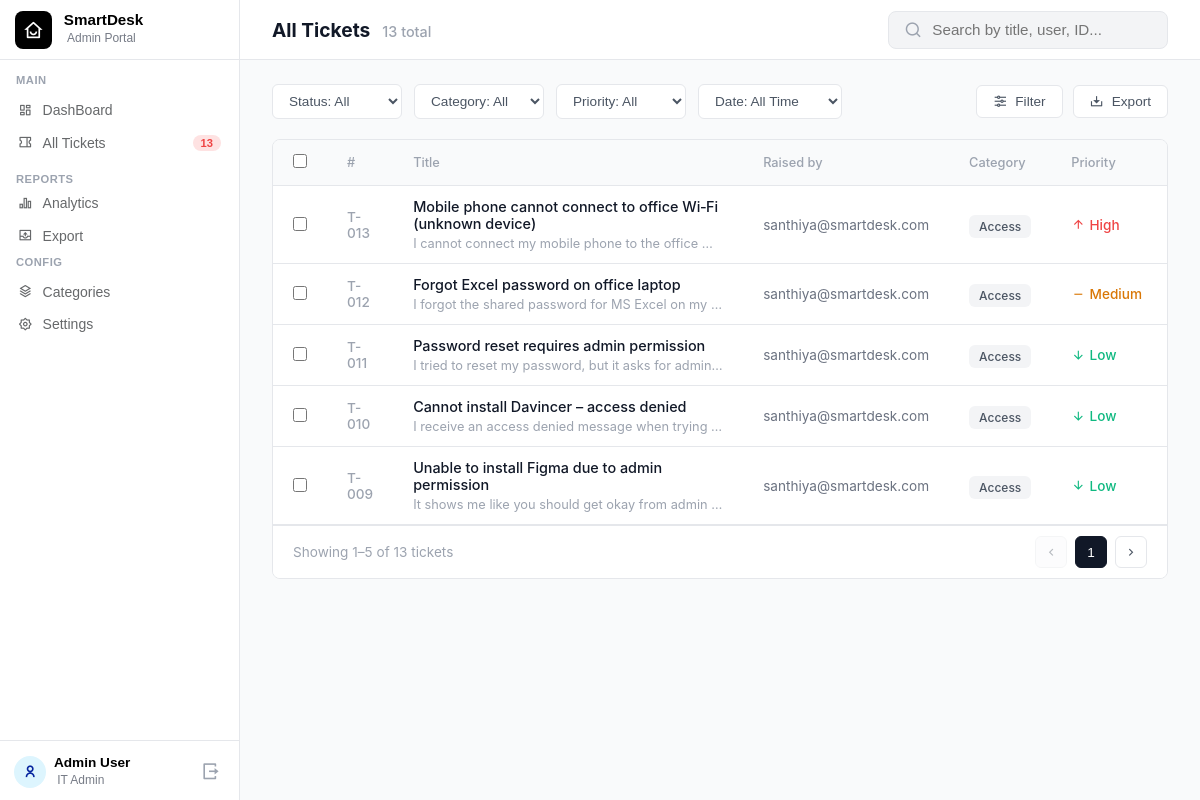
/mytickeadminside (signed in), run on an earlier commit of the app's database.
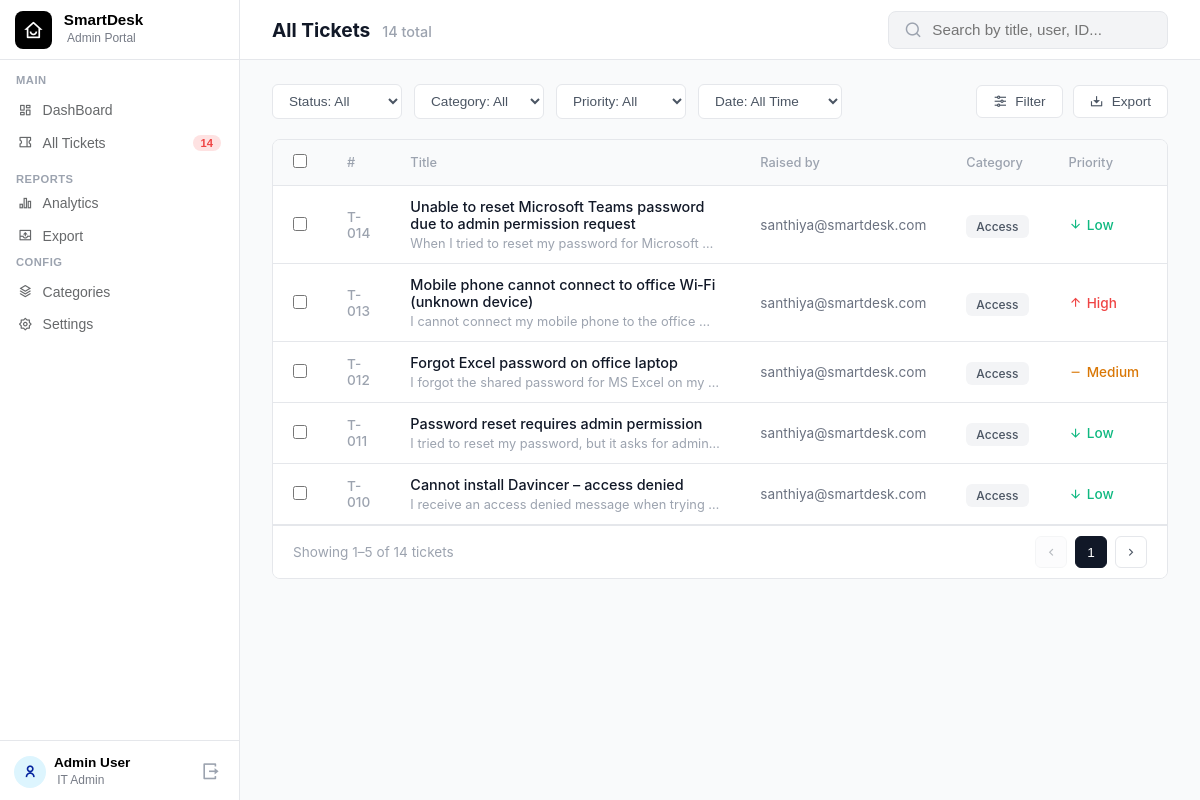
And on a later commit of the database.
### main.py (models this page shows)
class Ticket(db.Model):
    id = db.Column(db.Integer, primary_key=True)
    email = db.Column(db.String(100), nullable=False)
    title = db.Column(db.String(200), nullable=False)
    description = db.Column(db.Text, nullable=False)
    category = db.Column(db.String(50), nullable=False)
    priority = db.Column(db.String(20), nullable=False)
    status = db.Column(db.String(20), nullable=False, default='Open')
    created_at = db.Column(db.DateTime, default=datetime.now)
    proceeding_started = db.Column(db.DateTime, nullable=True)
    resolved_at = db.Column(db.DateTime, nullable=True)
    session_id = db.Column(db.String(100), nullable=True)

### main.py (the view, shortened to what this page needs)
@app.route('/mytickeadminside')
def myticketadminside():
    if session.get('role') != 'admin':
        return redirect(url_for('admin_login'))
    status_filter = request.args.get('status', 'All')
    category_filter = request.args.get('category', 'All')
    priority_filter = request.args.get('priority', 'All')
    date_filter = request.args.get('date', 'All')
    query = Ticket.query
    if status_filter != 'All':
        query = query.filter(Ticket.status == status_filter)
    if category_filter != 'All':
        query = query.filter(Ticket.category == category_filter)
    if priority_filter != 'All':
        query = query.filter(Ticket.priority == priority_filter)
    filtered_tickets = query.order_by(Ticket.created_at.desc()).all()
    total_tickets = Ticket.query.count()
    return render_template(
        'MyTicketAdminSide.html',
        tickets=filtered_tickets,
        total=total_tickets
    )

### templates/MyTicketAdminSide.html (shortened to what this page needs)
{% extends "AdminSideMacron.html" %}
{% block extra_css %}
    <link rel="stylesheet" href="{{ url_for('static', filename='css/MyTicketAdminSide.css') }}">
{% endblock %}
{% block content %}
<div class="dashboard-wrapper">
    <div class="dash-header">
        <div class="dash-title">
            <h2>All Tickets</h2>
            <span class="subtitle">{{ tickets | length }} total</span>
        </div>
        <div class="dash-actions">
            <div class="search-bar">
                <i class="ri-search-line"></i>
                <input type="text" placeholder="Search by title, user, ID...">
            </div>
        </div>
    </div>
    <div class="main-content-container">
        <form method="GET" action="{{ url_for('myticketadminside') }}" class="table-actions-row">
            <div class="filter-section">
                <div class="filter-group">
                    <select name="status">
                        <option value="All" {% if request.args.get('status') == 'All' or not request.args.get('status') %}selected{% endif %}>Status: All</option>
                    </select>
                </div>
                <div class="filter-group">
                    <select name="category">
                        <option value="All" {% if request.args.get('category') == 'All' or not request.args.get('category') %}selected{% endif %}>Category: All</option>
                    </select>
                </div>
                <div class="filter-group">
                    <select name="priority">
                        <option value="All" {% if request.args.get('priority') == 'All' or not request.args.get('priority') %}selected{% endif %}>Priority: All</option>
                    </select>
                </div>
                <div class="filter-group">
                    <select name="date">
                        <option value="All" {% if request.args.get('date') == 'All' or not request.args.get('date') %}selected{% endif %}>Date: All Time</option>
                    </select>
                </div>
            </div>
            <div class="action-buttons">
                <button type="submit" class="btn-secondary"><i class="ri-equalizer-line"></i> Filter</button>
                <button type="button" class="btn-secondary"><i class="ri-download-2-line"></i> Export</button>
            </div>
        </form>
        <div class="table-container">
            <table class="emp-ticket-table">
                <thead>
                    <tr>
                        <th width="3%"><input type="checkbox" id="selectAll"></th>
                        <th width="8%">#</th>
                        <th width="32%">Title</th>
                        <th width="17%">Raised by</th>
                        <th width="10%">Category</th>
                        <th width="10%">Priority</th>
                        <th width="10%">Status</th>
                    </tr>
                </thead>
                <tbody class="table-body">
                    {% for ticket in tickets %}
                    <tr class="ticket-row">
                        <td><input type="checkbox" class="ticket-checkbox"></td>
                        <td class="t-id">T-{{ "%03d" | format(ticket.id) }}</td>
                        <td class="t-title-col">
                            <div class="t-title">{{ ticket.title }}</div>
                            <div class="t-desc">{{ ticket.description }}</div>
                        </td>
                        <td class="t-email">{{ ticket.email }}</td>
                        <td>
                            <span class="cat-badge cat-{{ ticket.category|lower|replace(' ', '-') }}">
                                {{ ticket.category }}
                            </span>
                        </td>
                        <td>
                            {% if ticket.priority|lower == 'high' %}
                                <span class="priority p-high"><i class="ri-arrow-up-line"></i> High</span>
                            {% elif ticket.priority|lower == 'medium' %}
                                <span class="priority p-med"><i class="ri-subtract-line"></i> Medium</span>
                            {% else %}
                                <span class="priority p-low"><i class="ri-arrow-down-line"></i> Low</span>
                            {% endif %}
                        </td>
                        <td>
                        </td>
                    </tr>
                    {% endfor %}
                </tbody>
            </table>
            <div class="pagination-footer">
                <span class="page-info" id="pagination-info">Showing tickets</span>
                <div class="page-controls">
                    <button class="page-btn" id="prev-btn" onclick="changePage(-1)"><i class="ri-arrow-left-s-line"></i></button>
                    <button class="page-btn active" id="current-page-btn">1</button>
                    <button class="page-btn" id="next-btn" onclick="changePage(1)"><i class="ri-arrow-right-s-line"></i></button>
                </div>
            </div>
        </div>
    </div>
</div>
{% endblock %}

### templates/AdminSideMacron.html (shortened to what this page needs)
<!DOCTYPE html>
<html lang="en">
<head>
    <link rel="stylesheet" href="{{ url_for('static', filename='css/AdminSideMacron.css') }}">
    {% block extra_css %}{% endblock %}
    <link href="https://cdn.jsdelivr.net/npm/remixicon@4.2.0/fonts/remixicon.css" rel="stylesheet" />
</head>
<body>
    <nav class="sidebar">
        <div class="Brand-section">
            <div class="brand-header">
                <i class="ri-home-smile-line"></i>
                <div>
                    <h2>SmartDesk</h2>
                    <p>Admin Portal</p>
                </div>
            </div>
        </div>
        <div class="nav-container">
            <div class="nav-group">
                <span class="label">MAIN</span>
                <a href="{{ url_for('admin_dashboard') }}" class="nav-item {% if request.endpoint == 'admin_dashboard' %}active{% endif %}">
                    <i class="ri-dashboard-line"></i>
                    DashBoard
                </a>
                <a href="{{ url_for('myticketadminside') }}" class="nav-item {% if request.endpoint == 'myticketadminside' %}active{% endif %}">
                    <i class="ri-coupon-2-line"></i>
                    All Tickets
                    <span class="badge-ticket">{{ total }}</span>
                </a>
            </div>
            <div class="nav-group-report">
                <span class="label">REPORTS</span>
                <a href="{{ url_for('admin_analytics') }}" class="nav-item {% if request.endpoint == 'admin_analytics' %}active{% endif %}">
                    <i class="ri-bar-chart-2-line"></i>
                    Analytics
                </a>
                <a href="{{ url_for('admin_export') }}" class="nav-item {% if request.endpoint == 'admin_export' %}active{% endif %}">
                    <i class="ri-export-line"></i>
                    Export
                </a>
            </div>
            <div class="nav-group">
                <span class="label">CONFIG</span>
                <a href="#" class="nav-item">
                    <i class="ri-stack-line"></i> Categories
                </a>
                <a href="#" class="nav-item">
                    <i class="ri-settings-2-line"></i>
                    Settings
                </a>
            </div>
        </div>
        <div class="admin-profile">
            <div class="user-avatar">
                <i class="ri-user-line"></i>
            </div>
            <div class="user-meta">
                <h2>Admin User</h2>
                <p>IT Admin</p>
            </div>
            <a href="{{ url_for('logout') }}" class="logout-btn">
                <i class="ri-logout-box-r-line"></i>
            </a>
        </div>
    </nav>
    <div style="margin-left: 240px;">
        {% block content %}
        {% endblock %}
    </div>
</body>
</html>

### static/css/AdminSideMacron.css (style rules this page uses)
body { margin: 0; font-family: 'Inter', system-ui, -apple-system, BlinkMacSystemFont, "Segoe UI", Roboto, sans-serif; }
.sidebar { width: 240px; height: 100vh; background-color: white; border-right: 1px solid #e5e7eb; display: flex; flex-direction: column; padding: 10px; box-sizing: border-box; position: fixed; font-family: Arial, Helvetica, sans-serif; }
.brand-header { border-bottom: 1px solid #e5e7eb; display: flex; flex-direction: row; align-items: center; gap: 12px; margin: -10px -10px 14px -10px; padding: 0 15px; height: 60px; box-sizing: border-box; }
.brand-header i { font-size: 20px; background-color: #000000; color: white; padding: 8px; border-radius: 8px; display: flex; align-items: center; justify-content: center; }
.brand-header h2 { margin: 0; font-size: 0.95rem; font-weight: 700; color: #000000; }
.brand-header p { margin: 0.2rem; font-size: 0.75rem; color: #767b86; font-weight: 500; }
.nav-group { margin-top: 0px; display: flex; flex-direction: column; margin-bottom: 10px; }
.label { font-size: 0.7rem; font-weight: 550; color: #9ca3af; letter-spacing: 0.5px; padding-left: 6px; margin-bottom: 8px; }
.nav-item { display: flex; align-items: center; gap: 10px; text-decoration: none; color: #66686a; font-size: 0.875rem; font-weight: 500; padding: 8px 8px; border-radius: 6px; margin-bottom: 0.5px; transition: all 0.2s; width: 100%; box-sizing: border-box; }
.admin-profile { margin-top: auto; display: flex; flex-direction: row; align-items: center; justify-content: space-between; padding-top: 20px; text-decoration: none; gap: 8px; margin-left: -10px; margin-right: -10px; padding: 14px 14px 0 14px; border-top: 1px solid #e5e7eb; }
.logout-btn { padding: 4px; text-decoration: none; font-size: 1.20rem; color: #9ca3af; transition: all 0.2s; }
.user-avatar { width: 32px; height: 32px; background-color: rgb(221, 245, 254); color: rgb(6, 36, 158); border-radius: 50%; align-items: center; display: flex; justify-content: center; font-size: 0.8rem; font-weight: 600; flex-shrink: 0; }
.user-meta { flex-grow: 1; }
.user-meta h2 { margin: 0; font-size: 0.85rem; font-weight: 550; color: #000000; }
.user-meta p { margin: 0.2rem; font-size: 0.75rem; color: #767b86; font-weight: 500; align-items: center; }
.badge-ticket { color: #ef4444; padding: 2px 8px; background-color: #fee2e2; border-radius: 10px; font-size: 0.7rem; font-weight: 600; display: flex; justify-content: center; align-items: center; margin-left: auto; }
.nav-group-report { margin-top: 10px; margin-bottom: 4px; }

What changed in the data, as far as the page shows it:
no longer on this page (row edited): Ticket: id "009", title "Unable to install Figma due to admin permission", description "It shows me like you should get okay from admin…", email "santhiya@smartdesk.com", category "Access", priority "Low" (drawn)
added Ticket: id "014", title "Unable to reset Microsoft Teams password due to admin permission request", description "When I tried to reset my password for Microsoft…", email "santhiya@smartdesk.com", category "Access", priority "Low" (drawn)
Also different on the page:
{{ total }}: "13" → "14"
{{ tickets | length }}: "13" → "14"
text written by a page script: "Showing 1–5 of 13 tickets" → "Showing 1–5 of 14 tickets"
